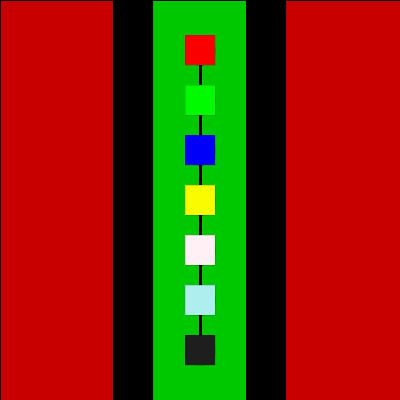
Frame 1 (no input)
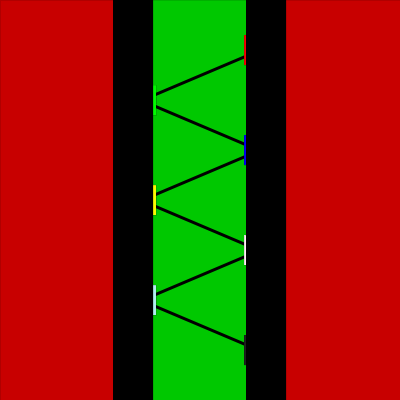
Frame 60 (the mouse pressed at the canvas centre just before this capture)
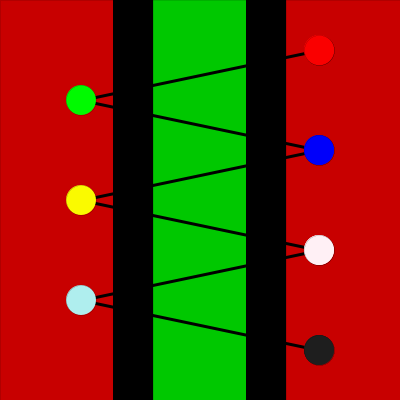
Frame 120 (the mouse held since frame 60 and released just before this capture)

The Processing sketch that drew these frames (run headless with seeded random() and noise(); from frame 60 on, the mouse is pressed at the canvas centre):

// Processing sketch: processing_146717
// ── processing_146717.pde

float []x={200,200,200,200,200,200,200};
float []y={50,100,150,200,250,300,350};
float []speed={1,-1,1,-1,1,-1,1};
color red=color(250,0,0);
color green=color(0,250,0);
color blue=color(0,0,250);
color yellow=color(250,250,0);
color pink=color(255,240,245);
color lightBlue=color(175, 238, 238);
color grey=color(30);
color []col={red,green,blue,yellow,pink,lightBlue,grey};

void setup(){  
  size(400,400);
  rectMode(CENTER);
}

void draw(){
  backgroundColor();
  drawFigure();
  moveFigure();
  fill(0);
  rect(width/3,height/2,40,height);
  rect(width*2/3,height/2,40,height);
}

void backgroundColor(){
  fill(200,0,0);
  rect(width/2,height/2,400,400);
  fill(0,200,0);
  rect(width/2,height/2,100,height);
}

void drawFigure(){
  for(int i=0; i<x.length; i++){
    if (i!=x.length-1){
    strokeWeight(3);
    line(x[i],y[i],x[i+1],y[i+1]);}
    strokeWeight(0);
    fill(col[i]);
    ellipse(x[i],y[i],30,30);
    if(x[i]>width/3 && x[i]<width/3*2)
    rect(x[i],y[i],30,30);
    else if(x[i]>width/3*2)
    ellipse(x[i],y[i],30,30);
    

  }
}


void moveFigure(){
  for(int i=0; i<x.length; i++){
 //you want to odo it to all the for loops  
  if(x[i]<width && x[i] >= 0 ){
    x[i]=x[i]+speed[i];
  }
  else if(x[i] >= width){
    x[i]=200;
    x[i]=x[i]+speed[i];
  }
  else if( x[i] < 0){
    x[i]=200;
    x[i]=x[i]+speed[i];
  }

  
 }  
}
